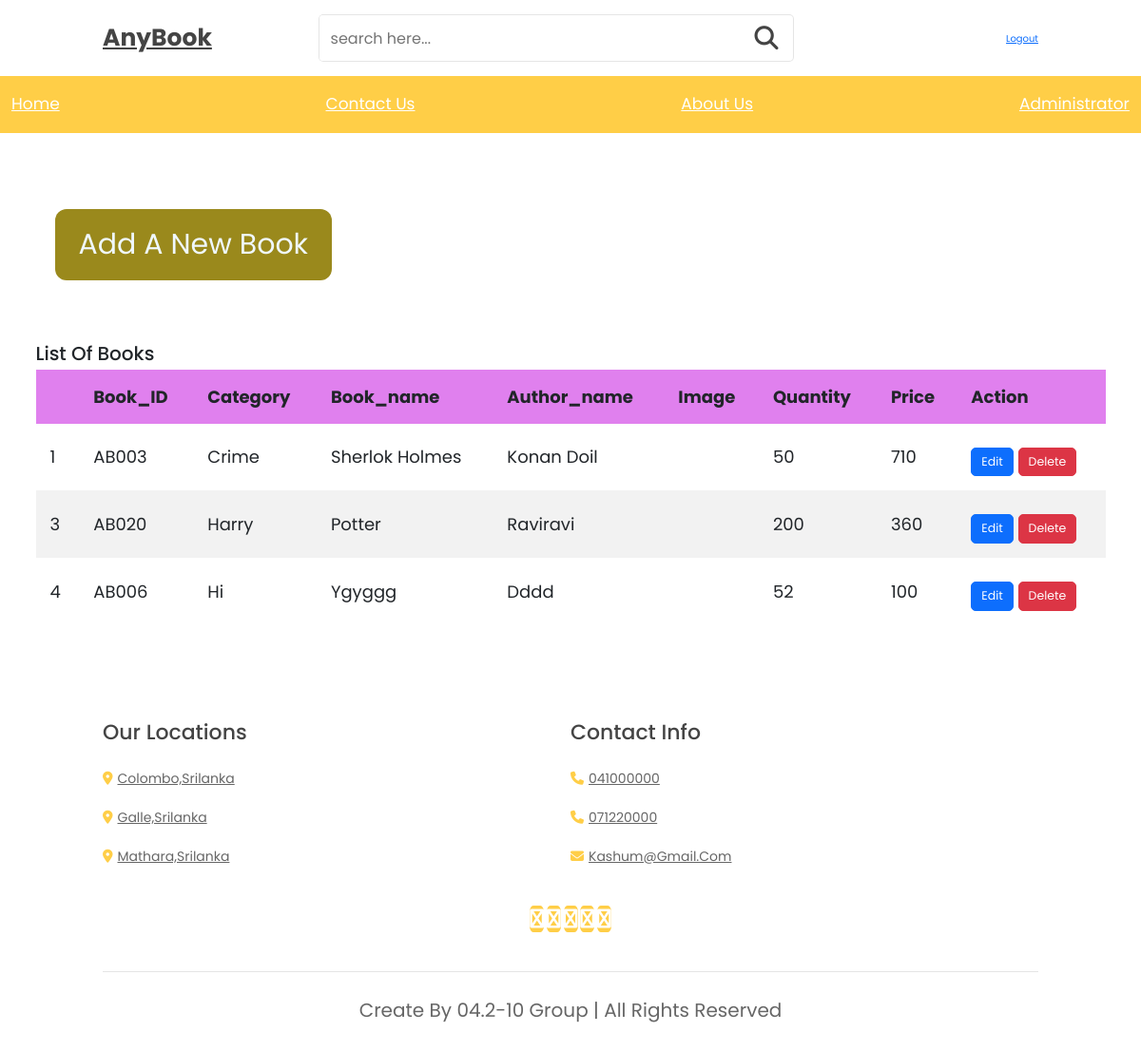
/book-keeper/bkeeper.php (signed in), run on the app's committed database.
### tables this page shows
CREATE TABLE `book` (
  `bookid` char(5) NOT NULL,
  `book_category` varchar(50) NOT NULL,
  `book_name` varchar(100) NOT NULL,
  `author_name` varchar(70) NOT NULL,
  `images` varchar(200) DEFAULT NULL,
  `quantity` int(11) NOT NULL,
  `price` float NOT NULL,
  `num` int(11) NOT NULL
);

### book-keeper/bkeeper.php (the view, shortened to what this page needs)
<?php
$user_id = $_SESSION['user_id'];
?>
<!DOCTYPE html>
<html lang="en">
<head>
    <link rel="stylesheet" href="Styles/log.css">
	<link rel="stylesheet" href="Styles/log2.css">
    <link rel="stylesheet" href="Styles/bkeeper.css">
    <link rel="stylesheet" href="https://cdn.jsdelivr.net/npm/bootstrap@5.3.2/dist/css/bootstrap.min.css">
    <link rel="stylesheet" href="https://cdn.jsdelivr.net/npm/bootstrap@5.3.2/dist/css/bootstrap.min.css">
</head>
<body>
<header class="header">
        <div class="header-1">
            <a href="" class="logo"> AnyBook  </a>
            <form action="" class="search-form">
                <input type="search" name="" placeholder="search here..." id="search-box">
                <label for="search-box" class="fas fa-search"></label>
            </form>
            <a href="bkeeper.php?logout=<?php echo $user_id; ?>" class="">logout</a>
        </div>
        <div class="header-2">
            <div class="navbar">
                <a href="../Untitled-1.html">Home</a>
                <a href="../rqmanager/contact.html">contact us </a>
                <a href="../about us page/About Us.html">about us</a>
                <a href="../addmin/login.php">administrator</a>
            </div>
        </div>
    </header>
    <div class="container my-5">
        <a class="but btn-lg" href="addBook.php" role="button">Add a new book</a><br><br>
        <h2>List of books</h2>
        <table class="t1">
            <thead>
                <tr>
                    <th></th>
                    <th>Book_ID</th>
                    <th>Category</th>
                    <th>Book_name</th>
                    <th>Author_name</th>
                    <th>image</th>
                    <th>quantity</th>
                    <th>Price</th>
                    <th>Action</th>
                </tr>
            </thead>
            <tbody>
                <?php
                $severname="localhost";
                $username="root";
                $password="";
                $database="stor";
                $connection=new mysqli($severname, $username, $password, $database);
                $sql = "SELECT * FROM book";
                $result = $connection->query($sql);
                while($row= $result->fetch_assoc()) {
                    echo "
                    <tr>
                    <td>$row[num]</td>
                    <td>$row[bookid]</td>
                    <td>$row[book_category]</td>
                    <td>$row[book_name]</td>
                    <td>$row[author_name]</td>
                    <td>$row[images]</td>
                    <td>$row[quantity]</td>
                    <td>$row[price]</td>
                    <td>
                    <a class='btn btn-primary btn-lg' href='/BookStore/edit.php?num=$row[num]'>Edit</a>
                    <a class='btn btn-danger btn-lg' href='/BookStore/delete.php?num=$row[num]'>Delete</a>
                    </td>
                </tr>
                    ";
                }
                ?>
            </tbody>
        </table>
    </div>
      <section class="footer">
<div class="box-container">
    <div class="box">
        <h3>our locations</h3>
        <a href=""><i class="fas fa-map-marker-alt"></i>colombo,srilanka</a>
        <a href=""><i class="fas fa-map-marker-alt"></i>galle,srilanka</a>
        <a href=""><i class="fas fa-map-marker-alt"></i>mathara,srilanka</a>
    </div>
    <div class="box">
        <h3>contact info</h3>
        <a href=""><i class="fas fa-phone"></i>041000000</a>
        <a href=""><i class="fas fa-phone"></i>071220000</a>
        <a href=""><i class="fas fa-envelope"></i>kashum@gmail.com</a>
    </div>
</div>
<div class="share">
    <a href=""><i class="fas fa-facebook"></i></a>
    <a href=""><i class="fas fa-twitter"></i></a>
    <a href=""><i class="fas fa-instagram"></i></a>
    <a href=""><i class="fas fa-linkedin"></i></a>
    <a href=""><i class="fas fa-square-pinterest"></i></a>
</div>
<div class="credit">create by 04.2-10 group <span></span> | all rights reserved</div>
</section>
</body>
</html>

### book-keeper/Styles/log.css (style rules this page uses)
:root { --orange:#ff6347; --dark-color:#ff4500; --black:#444; --light-color:#666; --border:0.1rem solid rgba(0,0,0,0.1); --border-hover:0.1rem solid var(--black); --box-shadow:0 0.5rem 1rem rgba(0,0,0,0.1); }
* { margin: 0; padding: 0; font-family: 'Poppins', sans-serif; box-sizing: border-box; outline: none; border: none; text-decoration: none; text-transform: capitalize; transition: all .2s linear; transition: width none; }
html { font-size: 62.5%; overflow-X: hidden; scroll-padding-top: 5rem; scroll-behavior: smooth; }
.header .header-1 { display: flex; align-items: center; justify-content: space-between; padding: 1.5rem 9%; background: #fff; }
.header .header-1 .logo { font-size: 2.5rem; font-weight: bolder; color: var(--black); }
.header .header-1 .search-form { width: 50rem; height: 5rem; border: var(--border); overflow: hidden; background-color: #fff; display: flex; align-items: center; border-radius: 0.5rem; }
.header .header-1 .search-form input { font-size: 1.6rem; padding: 0 1.2rem; height: 100%; width: 100%; text-transform: none; color: var(--black); }
.header .header-1 .search-form label { font-size: 2.5rem; padding-right: 1.5rem; color: var(--black); cursor: pointer; }
.header .header-2 { background-color: var(--orange); }
.header .header-2 .navbar { text-align: center; }
.header .header-2 .navbar a { color: #fff; display: inline-block; padding: 1.2rem; font-size: 1.7rem; }
.btn { margin-top: 1rem; display: inline-block; padding: 0.9rem 3rem; border-radius: 0.5rem; color: #fff; background: var(--orange); font-size: 1.7rem; cursor: pointer; font-weight: 500; }
section { padding: 5rem 9%; }
.footer .box-container { display: grid; grid-template-columns: repeat(auto-fit,minmax(25rem,1fr)); padding: 1rem 0 ; }
.footer .box-container .box h3 { font-size: 2.2rem; color: var(--black); padding: 1rem 0; }
.footer .box-container .box a { display: block; font-size: 1.4rem; color: var(--light-color); padding: 1rem 0; }
.footer .box-container .box a i { color: var(--orange); padding-right: 0.5rem; }
.footer .share { padding: 1rem 0; text-align: center; }
.footer .share a { height: 5rem; width: 5rem; line-height: 5rem; font-size: 2rem; color: #fff; background: var(--orange); margin: 0 0 0.3rem; border-radius: 50%; }
.footer .credit { border-top: var(--border); margin-top: 2rem; padding: 0 1rem; padding-top: 2.5rem; font-size: 2rem; color: var(--light-color); text-align: center; }

### book-keeper/Styles/bkeeper.css (style rules this page uses)
.but { background-color: rgb(154, 137, 28); border: none; color: aliceblue; padding: 15px 25px; text-align: center; text-decoration: none; display: inline-block; margin: 50px 20px; cursor: pointer; font-size: 30px; border-radius: 12px; }
table, td, th { padding: 15px; }
table { border-collapse:collapse; width: 100%; font-size: large; }
th { height: 50px; background-color: #e080ee; text-align: left; }
tr:nth-child(even) { background-color: #f2f2f2; }
th,td { border-bottom: 2px solid #242323; }

### data on the page
book: num "1", bookid "AB003", book_category "Crime", book_name "Sherlok Holmes", author_name "Konan Doil", quantity "50", price "710"
book: num "3", bookid "AB020", book_category "Harry", book_name "Potter", author_name "Raviravi", quantity "200", price "360"
book: num "4", bookid "AB006", book_category "Hi", book_name "Ygyggg", author_name "Dddd", quantity "52", price "100"
